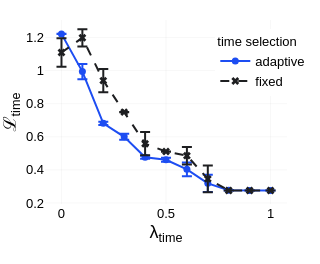

The notebook cell saved with this chart:
### Code cell
fig = make_subplots(rows=1, cols=1, horizontal_spacing=0.2)
fig.update_layout(
    width=WIDTH * 0.2,
    height=WIDTH * 0.25
)
fig.update_layout(margin=dict(l=45, r=10, t=20, b=60))

for i, cost_name in enumerate(["time"]):
    x_col = f"lam_{cost_name}"
    y_col = f"cost_{cost_name}"

    for scheme in ["adaptive", "fixed"]:
        scheme_df = model_df[model_df["model.time_selection.scheme"] == scheme]
        grouped = scheme_df.groupby(x_col)[y_col].apply(
            lambda x: pd.Series({
                "mean": np.mean(x),
                "std": np.std(x, ddof=1),
            })
        ).unstack().reset_index()

        y_vals = grouped["mean"]
        multiplier = t.ppf(0.975, df=cfg_base.experiment.n_instances - 1)
        y_upper = multiplier * grouped["std"] / np.sqrt(cfg_base.experiment.n_instances)
        y_lower = y_upper

        style = "dash" if scheme == "fixed" else "solid"
        marker_symbol = "x" if scheme == "fixed" else "circle"
        color = cfg_base.plotting[cost_name] if scheme == "adaptive" else cfg_base.plotting.fixed_time

        fig.add_trace(
            go.Scatter(
                x=grouped[x_col],
                y=y_vals,
                error_y=dict(
                    type="data",
                    symmetric=False,
                    array=y_upper,
                    arrayminus=y_lower,
                    visible=True,
                ),
                mode="lines+markers",
                name=scheme,
                marker=dict(color=color, symbol=marker_symbol),
                line=dict(color=color, dash=style),
            ),
            row=1, col=i+1
        )

    fig.update_xaxes(title_text=f"λ<sub>{cost_name}</sub>", row=1, col=i+1)
    fig.update_yaxes(title_text=f"ℒ<sub>{cost_name}</sub>", row=1, col=i+1, title_standoff=7)

fig.update_xaxes(
    tickmode="array",
    tickvals=[0.0, 0.5, 1.0],
    tickangle=0,
    zeroline=False,
    title_standoff=5,
)
fig.update_layout(
    showlegend=True,
    legend=dict(
        title=dict(text="time selection", font=dict(size=13)),
        x=0.9, y=0.95,
        font=dict(size=13),
        xanchor='center', yanchor='top',
    ),
)

fig.show()
nn_bowl.utils.save_figure(fig, figures_dir, "time_lambdas_costs_ci", scale=2)

### Figure 1 — Plotly figure (JSON) as saved in the notebook; plotly's stock layout.template omitted (floating-point values rounded to 4 significant figures)
{"data": [{"error_y": {"array": [0.0002315, 0.0458, 0.00993, 0.01796, 0.008516, 0.01232, 0.04145, 0.05228, 0.001036, 0.000139, 1.028e-05], "arrayminus": [0.0002315, 0.0458, 0.00993, 0.01796, 0.008516, 0.01232, 0.04145, 0.05228, 0.001036, 0.000139, 1.028e-05], "symmetric": false, "type": "data", "visible": true}, "line": {"color": "#1D4DF2", "dash": "solid"}, "marker": {"color": "#1D4DF2", "symbol": "circle"}, "mode": "lines+markers", "name": "adaptive", "type": "scatter", "x": [0.0, 0.1, 0.2, 0.3, 0.4, 0.5, 0.6, 0.7, 0.8, 0.9, 1.0], "xaxis": "x", "y": [1.222, 0.9938, 0.6816, 0.5998, 0.4764, 0.4614, 0.4031, 0.3187, 0.2769, 0.276, 0.2759], "yaxis": "y"}, {"error_y": {"array": [0.08596, 0.05212, 0.07055, 0.0004178, 0.07024, 0.0004089, 0.05278, 0.08022, 3.752e-06, 2.318e-06, 1.333e-06], "arrayminus": [0.08596, 0.05212, 0.07055, 0.0004178, 0.07024, 0.0004089, 0.05278, 0.08022, 3.752e-06, 2.318e-06, 1.333e-06], "symmetric": false, "type": "data", "visible": true}, "line": {"color": "#1e1f21", "dash": "dash"}, "marker": {"color": "#1e1f21", "symbol": "x"}, "mode": "lines+markers", "name": "fixed", "type": "scatter", "x": [0.0, 0.1, 0.2, 0.3, 0.4, 0.5, 0.6, 0.7, 0.8, 0.9, 1.0], "xaxis": "x", "y": [1.109, 1.198, 0.9393, 0.749, 0.5584, 0.5107, 0.4859, 0.3455, 0.2759, 0.2759, 0.2759], "yaxis": "y"}], "layout": {"height": 264, "legend": {"font": {"size": 13}, "title": {"font": {"size": 13}, "text": "time selection"}, "x": 0.9, "xanchor": "center", "y": 0.95, "yanchor": "top"}, "margin": {"b": 60, "l": 45, "r": 10, "t": 20}, "showlegend": true, "width": 211.2, "xaxis": {"anchor": "y", "domain": [0, 1], "tickangle": 0, "tickmode": "array", "tickvals": [0, 0.5, 1], "title": {"standoff": 5, "text": "λ<sub>time</sub>"}, "zeroline": false}, "yaxis": {"anchor": "x", "domain": [0, 1], "title": {"standoff": 7, "text": "ℒ<sub>time</sub>"}}}}
